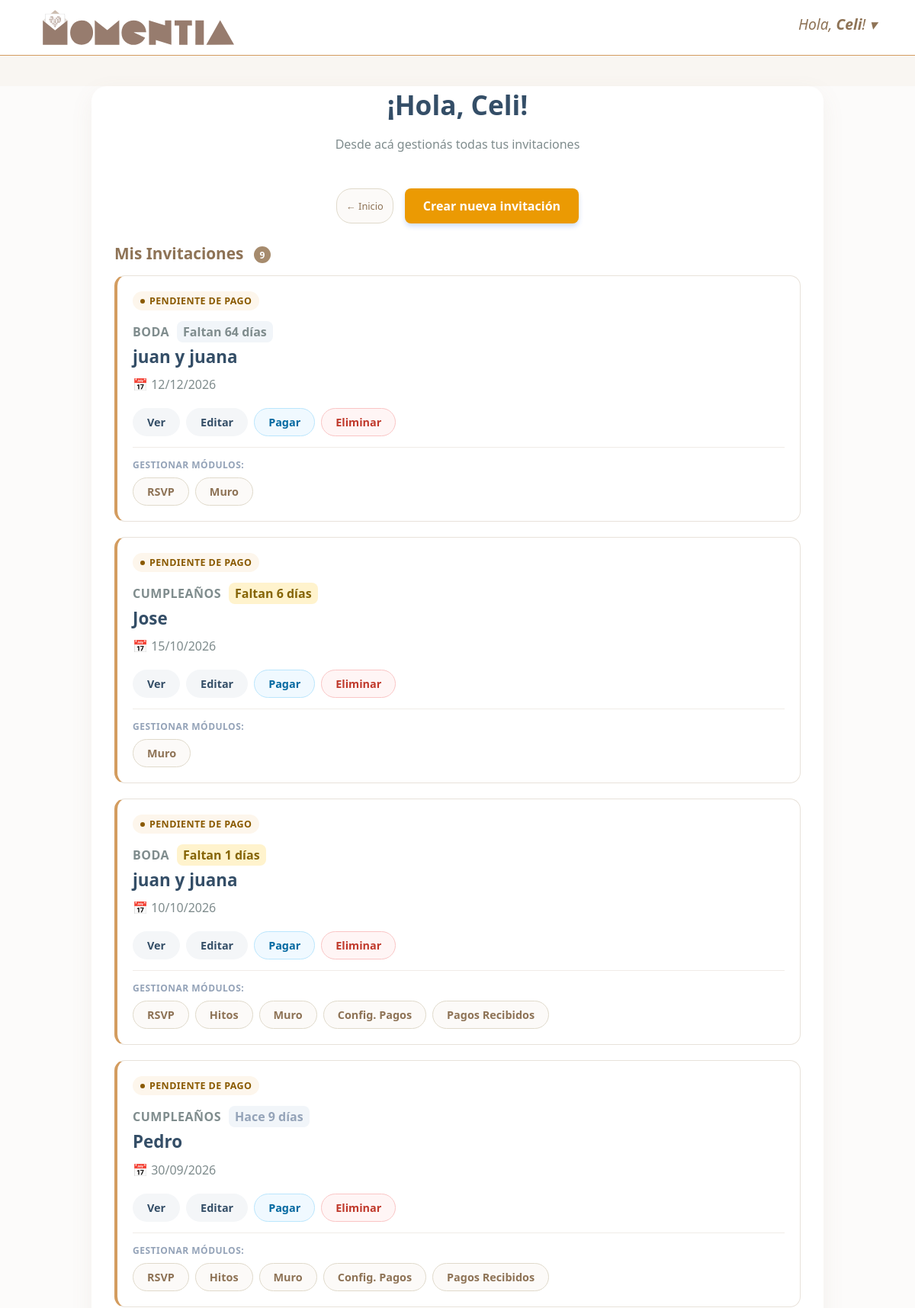
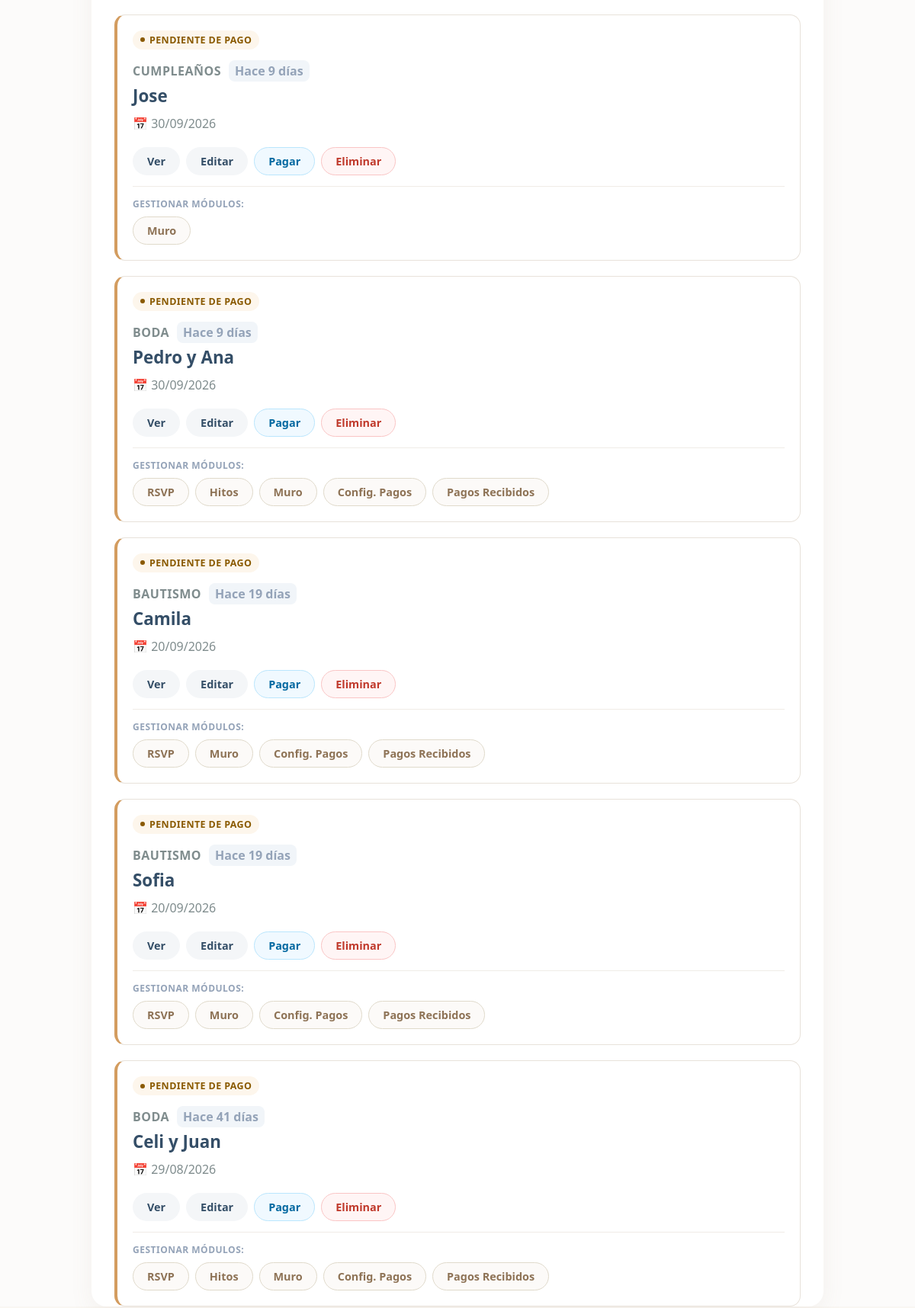
Page /dashboard.php (signed in, upper part) on the committed database (2 pictures, top to bottom).
### tables this page shows
CREATE TABLE `tarjetas` (
  `id_tarjeta` int(11) NOT NULL,
  `id_cliente` int(11) NOT NULL,
  `id_plantilla` int(11) NOT NULL,
  `tipo_evento_id` int(11) NOT NULL,
  `estilo_visual_id` int(11) NOT NULL,
  `mod_cuenta_regresiva` tinyint(1) DEFAULT 0,
  `mod_musica` tinyint(1) DEFAULT 0,
  `mod_regalos` tinyint(1) DEFAULT 0,
  `mod_dress_code` tinyint(1) DEFAULT 0,
  `mod_linea_tiempo` tinyint(1) DEFAULT 0,
  `mod_book_fotos` tinyint(1) DEFAULT 0,
  `mod_compartir_fotos` tinyint(1) DEFAULT 0,
  `mod_rsvp_interno` tinyint(1) DEFAULT 0,
  `mod_muro_deseos` tinyint(1) DEFAULT 0,
  `mod_playlist` tinyint(1) DEFAULT 0,
  `nombres_portada` varchar(255) DEFAULT NULL,
  `fecha_evento` date DEFAULT NULL,
  `hora_evento` time DEFAULT NULL,
  `direccion_maps` text DEFAULT NULL,
  `link_musica` varchar(255) DEFAULT NULL,
  `datos_bancarios` text DEFAULT NULL,
  `mensaje_regalo` text DEFAULT NULL,
  `dress_code_texto` text DEFAULT NULL,
  `book_texto` varchar(255) DEFAULT NULL,
  `link_galeria_externa` varchar(255) DEFAULT NULL,
  `telefono_whatsapp` varchar(50) DEFAULT NULL,
  `fecha_limite_rsvp` date DEFAULT NULL,
  `frase_portada` varchar(255) DEFAULT NULL,
  `textos_personalizados` text DEFAULT NULL,
  `estado_pago` varchar(20) DEFAULT 'pendiente',
  `mod_rsvp_whatsapp` int(25) DEFAULT NULL,
  `playlist_modo` enum('formulario','enlace') NOT NULL DEFAULT 'formulario',
  `playlist_url` varchar(255) DEFAULT NULL,
  `linea_tiempo_estilo` enum('vertical','horizontal') NOT NULL DEFAULT 'vertical',
  `muro_moderacion` tinyint(1) NOT NULL DEFAULT 0,
  `mod_pagar_evento` tinyint(1) DEFAULT 0,
  `momento2_nombre` varchar(100) DEFAULT NULL,
  `momento2_fecha` date DEFAULT NULL,
  `momento2_hora` time DEFAULT NULL,
  `momento2_direccion_maps` text DEFAULT NULL,
  `mod_ubi_calen` tinyint(1) DEFAULT NULL,
  `mod_foto_portada` tinyint(1) DEFAULT 0,
  `foto_portada` varchar(255) DEFAULT NULL
);

CREATE TABLE `tipos_evento` (
  `id_tipos_evento` int(11) NOT NULL,
  `nombre` varchar(50) NOT NULL,
  `label_portada` varchar(100) DEFAULT NULL,
  `placeholder_portada` varchar(100) DEFAULT NULL
);

### dashboard.php (the view, shortened to what this page needs)
<?php
require_once __DIR__ . '/conexion.php';
$id_usuario     = $_SESSION['id_usuario'];
$nombre_usuario = $_SESSION['nombre_usuario'] ?? $_SESSION['nombre'] ?? 'Usuario';
try {
    $sql = "SELECT t.*, t.id_tarjeta, t.nombres_portada, t.fecha_evento, e.nombre AS evento_nombre
            FROM tarjetas t
            INNER JOIN tipos_evento e ON t.tipo_evento_id = e.id_tipos_evento
            WHERE t.id_cliente = ?
            ORDER BY t.id_tarjeta DESC";
    $stmt = $pdo->prepare($sql);
    $stmt->execute([$id_usuario]);
    $mis_tarjetas = $stmt->fetchAll(PDO::FETCH_ASSOC);
} catch (PDOException $e) {
    error_log('Error en dashboard.php: ' . $e->getMessage());
    $mis_tarjetas = [];
    $error_carga  = true;
}
$datos_por_tarjeta = [];
if (!empty($mis_tarjetas)) {
    try {
        $stmtDatos = $pdo->prepare("
            SELECT t.id_tarjeta,
                   (SELECT COUNT(*) FROM rsvp_respuestas      WHERE tarjeta_id = t.id_tarjeta) AS rsvp,
                   (SELECT COUNT(*) FROM muro_deseos          WHERE tarjeta_id = t.id_tarjeta) AS muro,
                   (SELECT COUNT(*) FROM playlist_sugerencias WHERE tarjeta_id = t.id_tarjeta) AS playlist,
                   (SELECT COUNT(*) FROM pagos_evento         WHERE tarjeta_id = t.id_tarjeta) AS pagos,
                   (SELECT COUNT(*) FROM linea_tiempo_hitos   WHERE tarjeta_id = t.id_tarjeta) AS hitos
            FROM tarjetas t
            WHERE t.id_cliente = ?
        ");
        $stmtDatos->execute([$id_usuario]);
        foreach ($stmtDatos->fetchAll(PDO::FETCH_ASSOC) as $fila) {
            $datos_por_tarjeta[(int)$fila['id_tarjeta']] = $fila;
        }
    } catch (PDOException $e) {
        error_log('Error al contar datos de tarjetas en dashboard.php: ' . $e->getMessage());
    }
}
function icono_svg(string $nombre, string $clase = ''): string {
    return $iconos[$nombre] ?? '';
}
?>
<!DOCTYPE html>
<html lang="es">
<head>
    <link rel="stylesheet" href="css/global.css">
    <link rel="stylesheet" href="css/dashboard.css">
</head>
<body>
<?php include_once 'header.php'; ?>
<div class="dashboard-body">
    <div class="dashboard-wrapper">
        <header class="dashboard-header">
            <h1>¡Hola, <?php echo htmlspecialchars($nombre_usuario); ?>!</h1>
            <p>Desde acá gestionás todas tus invitaciones</p>
        </header>
        <div class="center-actions">
            <a href="index.php" class="btn-ini-cerrar">← Inicio</a>
            <a href="personalizar.php" class="btn-create-new">
                <?php echo icono_svg('nuevo'); ?> Crear nueva invitación
            </a>
        </div>
        <?php if (empty($mis_tarjetas)): ?>
            <div class="empty-state">
                <div class="empty-state-icon">✉️</div>
                <h3>Todavía no tenés invitaciones</h3>
                <p>Creá tu primera invitación digital en menos de 5 minutos.</p>
                <a href="personalizar.php" class="btn-create-new" style="display:inline-flex;margin-top:16px;">
                    <?php echo icono_svg('nuevo'); ?> Crear mi primera invitación
                </a>
            </div>
        <?php else: ?>
            <h2 class="section-title">Mis Invitaciones <span class="badge-count"><?php echo count($mis_tarjetas); ?></span></h2>
            <section class="cards-grid" aria-label="Lista de invitaciones">
                <?php foreach ($mis_tarjetas as $tarjeta):
                    $es_pagada   = ($tarjeta['estado_pago'] === 'pagado');
                    $id          = (int)$tarjeta['id_tarjeta'];
                    $titulo      = htmlspecialchars($tarjeta['nombres_portada'] ?: 'Sin título');
                    $tipo        = ucfirst($tarjeta['evento_nombre']);
                    $fecha_raw   = $tarjeta['fecha_evento'];
                    $fecha_fmt   = $fecha_raw ? date('d/m/Y', strtotime($fecha_raw)) : null;
                    $dias_resto  = null;
                    if ($fecha_raw) {
                        $hoy       = new DateTime('today');
                        $evento_dt = new DateTime($fecha_raw);
                        $diff      = (int)$hoy->diff($evento_dt)->days;
                        $dias_resto= $evento_dt >= $hoy ? $diff : -$diff;
                    }
                ?>
                    <article class="invitation-card <?php echo $es_pagada ? 'card-pagada' : 'card-pendiente'; ?>"
                             aria-label="Invitación: <?php echo $titulo; ?>">
                        <div class="card-estado-chip <?php echo $es_pagada ? 'chip-pagado' : 'chip-pendiente'; ?>">
                            <?php if ($es_pagada): ?>
                                <span class="chip-dot"></span> Activa
                            <?php else: ?>
                                <span class="chip-dot"></span> Pendiente de pago
                            <?php endif; ?>
                        </div>
                        <div class="card-body">
                            <div class="card-meta">
                                <span class="card-tipo"><?php echo $tipo; ?></span>
                                <?php if ($dias_resto !== null): ?>
                                    <span class="card-dias <?php echo $dias_resto < 0 ? 'dias-pasado' : ($dias_resto <= 7 ? 'dias-urgente' : ''); ?>">
                                        <?php if ($dias_resto < 0): ?>
                                            Hace <?php echo abs($dias_resto); ?> días
                                        <?php elseif ($dias_resto === 0): ?>
                                            ¡Hoy!
                                        <?php else: ?>
                                            Faltan <?php echo $dias_resto; ?> días
                                        <?php endif; ?>
                                    </span>
                                <?php endif; ?>
                            </div>
                            <h3 class="card-titulo"><?php echo $titulo; ?></h3>
                            <?php if ($fecha_fmt): ?>
                                <p class="card-fecha">📅 <?php echo $fecha_fmt; ?></p>
                            <?php endif; ?>
                        </div>
                        <div class="card-acciones-primarias">
                            <a href="visualizar_tarjeta.php?id=<?php echo $id; ?>"
                               target="_blank"
                               class="action-btn btn-view"
                               title="Ver invitación">
                                <?php echo icono_svg('ver'); ?> Ver
                            </a>
                            <a href="editar_tarjeta.php?id=<?php echo $id; ?>"
                               class="action-btn btn-view"
                               title="Editar invitación">
                                <?php echo icono_svg('editar'); ?> Editar
                            </a>
                            <?php if (!$es_pagada): ?>
                                <a href="pagar.php?id=<?php echo $id; ?>"
                                   class="action-btn btn-pagar"
                                   title="Pagar esta invitación">
                                    <?php echo icono_svg('pagar'); ?> Pagar
                                </a>
                            <?php endif; ?>
                            <?php
                            $datos_tarjeta = $datos_por_tarjeta[$id] ?? null;
                            if ($datos_tarjeta !== null) {
                                $datos_tarjeta['fotos'] = count(glob(__DIR__ . '/uploads/book/' . $id . '/*') ?: [])
                                                        + (empty($tarjeta['foto_portada']) ? 0 : 1);
                            }
                            ?>
                            <button
                                class="action-btn btn-eliminar"
                                data-eliminar-id="<?php echo $id; ?>"
                                data-eliminar-titulo="<?php echo $titulo; ?>"
                                data-eliminar-activa="<?php echo $es_pagada ? '1' : '0'; ?>"
                                <?php if ($datos_tarjeta !== null): ?>
                                data-eliminar-datos="<?php echo htmlspecialchars(json_encode([
                                    'rsvp'     => (int)$datos_tarjeta['rsvp'],
                                    'muro'     => (int)$datos_tarjeta['muro'],
                                    'playlist' => (int)$datos_tarjeta['playlist'],
                                    'pagos'    => (int)$datos_tarjeta['pagos'],
                                    'hitos'    => (int)$datos_tarjeta['hitos'],
                                    'fotos'    => (int)$datos_tarjeta['fotos'],
                                ])); ?>"
                                <?php endif; ?>
                                title="Eliminar invitación"
                                type="button"
                            >
                                <?php echo icono_svg('eliminar'); ?> Eliminar
                            </button>
                        </div>
                        <?php
                        $tiene_modulos = !empty($tarjeta['mod_rsvp_interno'])
                                      || !empty($tarjeta['mod_linea_tiempo'])
                                      || !empty($tarjeta['mod_muro_deseos'])
                                      || !empty($tarjeta['mod_pagar_evento']);
                        if ($tiene_modulos):
                        ?>
                            <div class="card-footer">
                                <span class="footer-label">Gestionar módulos:</span>
                                <div class="footer-btns">
                                    <?php if (!empty($tarjeta['mod_rsvp_interno'])): ?>
                                        <a href="rsvp_panel.php?tarjeta=<?php echo $id; ?>"
                                           class="action-btn btn-config" title="Panel de confirmaciones">
                                            <?php echo icono_svg('rsvp'); ?> RSVP
                                        </a>
                                    <?php endif; ?>
                                    <?php if (!empty($tarjeta['mod_linea_tiempo'])): ?>
                                        <a href="gestionar_hitos.php?id=<?php echo $id; ?>"
                                           class="action-btn btn-config" title="Gestionar hitos">
                                            <?php echo icono_svg('hitos'); ?> Hitos
                                        </a>
                                    <?php endif; ?>
                                    <?php if (!empty($tarjeta['mod_muro_deseos'])): ?>
                                        <a href="gestionar_deseos.php?id=<?php echo $id; ?>"
                                           class="action-btn btn-config" title="Muro de deseos">
                                            <?php echo icono_svg('muro'); ?> Muro
                                        </a>
                                    <?php endif; ?>
                                    <?php if (!empty($tarjeta['mod_pagar_evento'])): ?>
                                        <a href="configurar_pagos.php?id=<?php echo $id; ?>"
                                           class="action-btn btn-config" title="Configurar pagos del evento">
                                            <?php echo icono_svg('config'); ?> Config. Pagos
                                        </a>
                                        <a href="gestionar_pagos.php?id=<?php echo $id; ?>"
                                           class="action-btn btn-config" title="Ver pagos recibidos">
                                            <?php echo icono_svg('pagar'); ?> Pagos Recibidos
                                        </a>
                                    <?php endif; ?>
                                </div>
                            </div>
                        <?php endif; ?>
                    </article>
                <?php endforeach; ?>
            </section>
        <?php endif; ?>
    </div>
</div>
</body>
</html>

### rows in the picture
tarjetas: estado_pago "PENDIENTE DE PAGO", tipo_evento.nombre "BODA", fecha_evento "64", nombres_portada "juan y juana", fecha_evento "12/12/2026"
tarjetas: estado_pago "PENDIENTE DE PAGO", tipo_evento.nombre "CUMPLEAÑOS", fecha_evento "6", nombres_portada "Jose", fecha_evento "15/10/2026"
tarjetas: estado_pago "PENDIENTE DE PAGO", tipo_evento.nombre "BODA", fecha_evento "1", nombres_portada "juan y juana", fecha_evento "10/10/2026"
tarjetas: estado_pago "PENDIENTE DE PAGO", tipo_evento.nombre "CUMPLEAÑOS", fecha_evento "9", nombres_portada "Pedro", fecha_evento "30/09/2026"
tarjetas: estado_pago "PENDIENTE DE PAGO", tipo_evento.nombre "CUMPLEAÑOS", fecha_evento "9", nombres_portada "Jose", fecha_evento "30/09/2026"
tarjetas: estado_pago "PENDIENTE DE PAGO", tipo_evento.nombre "BODA", fecha_evento "9", nombres_portada "Pedro y Ana", fecha_evento "30/09/2026"
tarjetas: estado_pago "PENDIENTE DE PAGO", tipo_evento.nombre "BAUTISMO", fecha_evento "19", nombres_portada "Camila", fecha_evento "20/09/2026"
tarjetas: estado_pago "PENDIENTE DE PAGO", tipo_evento.nombre "BAUTISMO", fecha_evento "19", nombres_portada "Sofia", fecha_evento "20/09/2026"
tarjetas: estado_pago "PENDIENTE DE PAGO", tipo_evento.nombre "BODA", fecha_evento "41", nombres_portada "Celi y Juan", fecha_evento "29/08/2026"

### other values in the picture
$nombre_display "Celi"
$nombre_usuario "Celi"
count($mis_tarjetas) "9"
